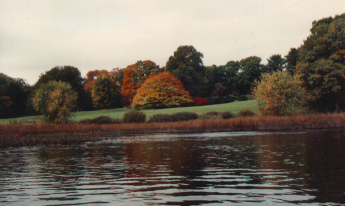
%> input picture Project/Images/autumn.tif, 345 x 206 px
$ octave adv_idealHP.m   (GNU Octave 9; MATLAB toolbox functions it lacks are replaced by stand-ins)
%> lines starting %> are read from the running program, lines starting %| are printed output that depends on the picture; in (x1, y1, x2, y2) boxes, pixels count from 0 and x2, y2 are one past the last pixel; in counts of white or black regions, pixels touching at a corner belong together; the program's own positions count from 1
% Clear Command Window, Workspace, close all Figures
clc;
clear;
close all;

% Input image
[filename, filepath] = uigetfile({'*.*'}, 'Select an image');
%> the answer given: ../../../Project/Images/autumn.tif
a = imread(fullfile(filepath, filename));
%> a is the input picture: size 206x345x3 uint8; mean R, G, B 119.7, 110.2, 98.9

% Show input image
imshow(a); title('Input Image');

% Handle RGB images
if ndims(a) == 3
    a = rgb2gray(a);
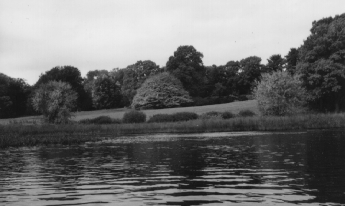
%> a: size 206x345 uint8; min 19, max 239, mean 111.7
end

a = imresize(a, [256,256]); % resize the image to whatever size you like
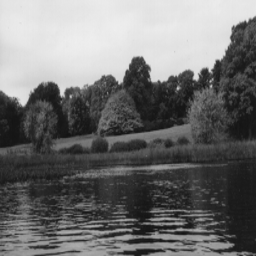
%> a: size 256x256 uint8; min 19, max 239, mean 111.7

% Find image size
[r,c] = size(a);
%> r = 256; c = 256

% Apply Fourier Transform to the original image
im_f = fft2(a);

% Display image in the Fourier transform
figure, imshow(log(abs(im_f)), []);
%> after `imshow(log(abs(im_f)), [])`:
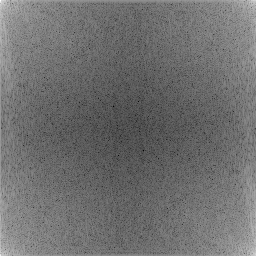
%> displayed picture: size 256x256, on the screen's scale of 0 to 255; min 0, max 255, mean 111.3
title('Fourier Transform');

% Shift image to the center
f_shift = fftshift(im_f);

% Display shifted image
figure, imshow(log(abs(f_shift)), []);
%> after `imshow(log(abs(f_shift)), [])`:
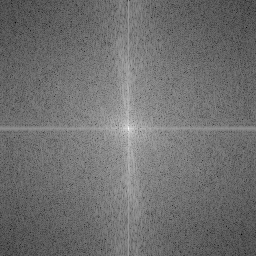
%> displayed picture: size 256x256, on the screen's scale of 0 to 255; min 0, max 255, mean 111.3; mean of the top-left, top-right, bottom-left and bottom-right quarters 111.2, 111, 110.9, 112.2
title('Shifted Image');

% Find the center of the frequancy domain
p = r ./ 2;
%> p = 128
q = c ./ 2;
%> q = 128

% Cut-off Frequancy
d0 = 35;

% Initialize IHPF
idealHP = zeros(c,r);

% Create IHPF
for i=1:r
    for j=1:c
        D = sqrt((i-p).^2 + (j-q).^2);
        idealHP(i,j) = D >= d0;
    end
end
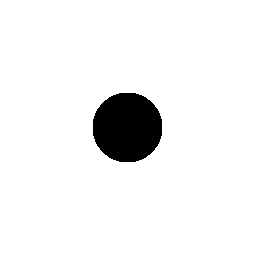
%> idealHP: size 256x256 double; values 0 (black) and 1 (white), 94.1% white; 1 black region, box (x1, y1, x2, y2) and area: (93, 93, 162, 162) 3841

% Display IHPF
figure, imshow(idealHP);
title('Ideal High-Pass Filter');

% Display 3D IHPF using meshc
figure, meshc(idealHP);
title('3D Ideal High-Pass Filter');

% Convolve shifted image with IHPF
convolveF = f_shift .* idealHP;

% Shift back the image
original_image = ifftshift(convolveF);

% Convert image to the spatial domain
RImage = abs(ifft2(original_image));
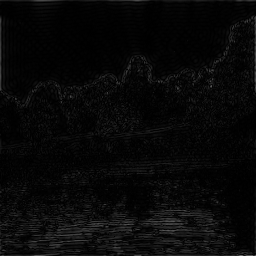
%> RImage: size 256x256 double; min 0.00483, max 106.6, mean 8.5

% Display Image in the spatial domain
figure, imshow(RImage, []);
title('Result Image');

$ run again, on Project/Images/canoe.tif
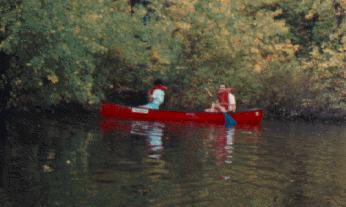
%> input picture Project/Images/canoe.tif, 346 x 207 px
%> `imshow(log(abs(f_shift)), [])`:
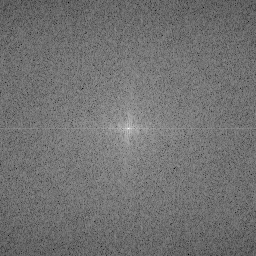
%> displayed picture: size 256x256, on the screen's scale of 0 to 255; min 0, max 255, mean 113.7; mean of the top-left, top-right, bottom-left and bottom-right quarters 113.1, 113.9, 114.1, 113.6
%> `RImage = abs(ifft2(original_image));`:
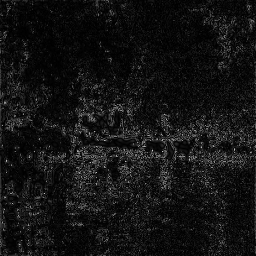
%> RImage: size 256x256 double; min 0.0332, max 213.9, mean 19.5
